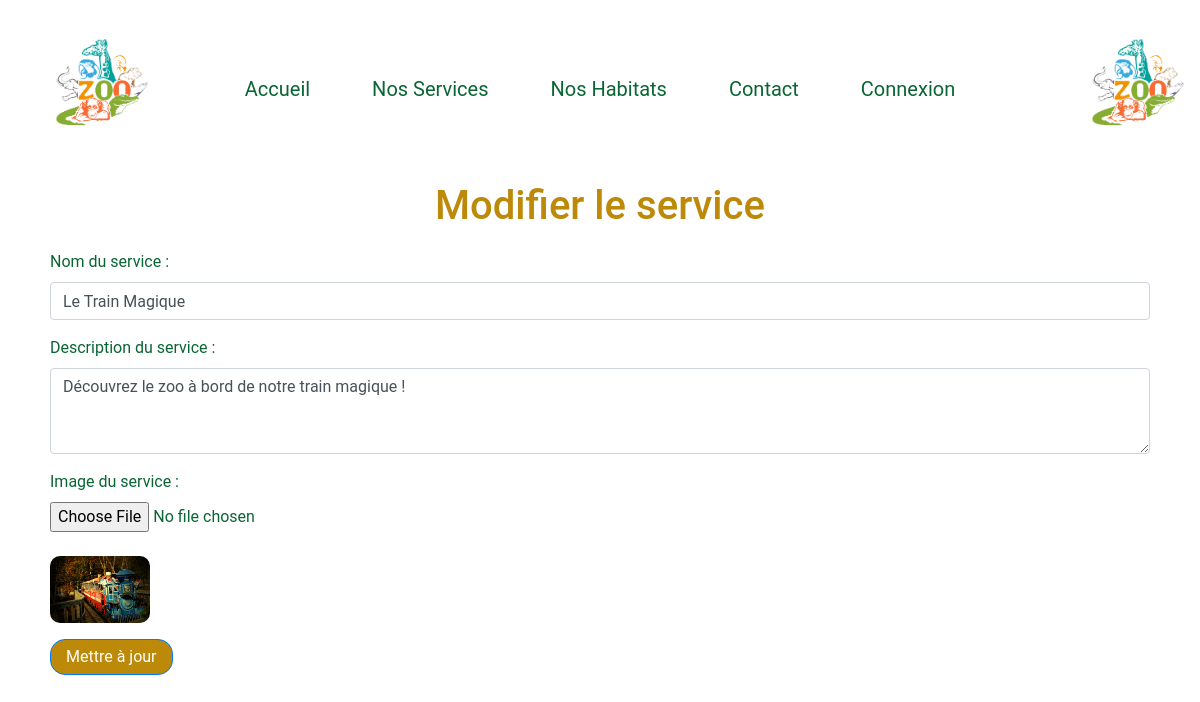
Page /back-end-php/users/admin/edit_service.php?id=24 (signed in) on the committed database.
### tables this page shows
CREATE TABLE `Services` (
  `IdService` int(11) NOT NULL,
  `NomService` varchar(100) NOT NULL,
  `DescriptionService` text DEFAULT NULL,
  `ImageService` varchar(255) DEFAULT NULL
);

### back-end-php/users/admin/edit_service.php (the view, shortened to what this page needs)
<?php
require '../../config.php';
if ($_SERVER["REQUEST_METHOD"] == "GET" && isset($_GET['id'])) {
    $idService = $_GET['id'];
    $sql = "SELECT * FROM Services WHERE IdService = :idService";
    $stmt = $conn->prepare($sql);
    $stmt->bindParam(':idService', $idService);
    $stmt->execute();
    $service = $stmt->fetch(PDO::FETCH_ASSOC);
}
?>
<!DOCTYPE html>
<html lang="fr">
<head>
    <link rel="stylesheet" href="https://stackpath.bootstrapcdn.com/bootstrap/4.5.2/css/bootstrap.min.css">
    <link rel="stylesheet" href="/assets/style.css">
</head>
<body>
    <header>
        <div class="container">
            <div class="row align-items-center">
                <div class="col-md-1">
                    <a href="index.html">
                        <img src="/assets/images/logo-arcadia.jpeg" alt="Logo Arcadia Zoo" class="logo"/>
                    </a>
                </div>
                <div class="col-md-10">
                    <nav>
                        <ul class="nav justify-content-center">
                            <li class="nav-item">
                                <a href="/index.html" class="nav-link" style="font-size: 20px">Accueil</a>
                            </li>
                            <li class="nav-item">
                                <a href="/public/services.php" class="nav-link" style="font-size: 20px">Nos Services</a>
                            </li>
                            <li class="nav-item">
                                <a href="/public/habitats.html" class="nav-link" style="font-size: 20px">Nos Habitats</a>
                            </li>
                            <li class="nav-item">
                                <a href="/public/contact.html" class="nav-link" style="font-size: 20px">Contact</a>
                            </li>
                            <li class="nav-item" id="loginNavItem">
                                <a id="loginLink" href="/public/connexion.html" class="nav-link" style="font-size: 20px">Connexion</a>
                            </li>
                        </ul>
                    </nav>
                </div>
                <div class="col-md-1">
                    <a href="/index.html">
                        <img src="/assets/images/logo-arcadia.jpeg" alt="Logo Arcadia Zoo" class="logo"/>
                    </a>
                </div>
            </div>
        </div>
    </header>
    <main class="container mt-4">
        <h1>Modifier le service</h1>
        <form action="edit_service.php" method="post" enctype="multipart/form-data">
            <div class="form-group">
                <label for="service_name">Nom du service :</label>
                <input type="text" class="form-control" id="service_name" name="service_name" value="<?php echo htmlspecialchars($service['NomService']); ?>" required>
            </div>
            <div class="form-group">
                <label for="service_description">Description du service :</label>
                <textarea class="form-control" id="service_description" name="service_description" rows="3" required><?php echo htmlspecialchars($service['DescriptionService']); ?></textarea>
            </div>
            <div class="form-group">
                <label for="service_image">Image du service :</label>
                <input type="file" class="form-control-file" id="service_image" name="service_image" accept="image/*">
            </div>
            <?php if (!empty($service['ImageService'])): ?>
                <div class="form-group">
                    <img src="<?php echo htmlspecialchars($service['ImageService']); ?>" alt="Current Image" style="max-width: 100px;" class="mt-2">
                </div>
            <?php endif; ?>
            <button type="submit" class="btn btn-primary">Mettre à jour</button>
        </form>
    </main>
</body>
</html>

### assets/style.css (style rules this page uses)
body, h3, h4, p, ul, li, a { margin: 10px; padding: 0px; list-style: none; text-decoration: none; font-family: 'Roboto', sans-serif; color: #096533; }
h1, h2, h5, h6 { color: #bc8909; text-align: center; margin: 20px; }
.container { margin: 0 auto; padding: 0 20px; }
.logo { width: 100px; height: 100px; margin: 0 auto; display: block; }
.nav-item { display: inline-block; margin: 0 5px; }
.nav-link { color: #096533; }
img { border-radius: 10px; }
.btn { display: inline-block; padding: 5px 15px; background-color: #bc8909; color: #fff; border-radius: 15px; transition: background-color 0.3s ease; }

### rows in the picture
services: service_name "Le Train Magique", service_description "Découvrez le zoo à bord de notre train magique !", ImageService (picture)
